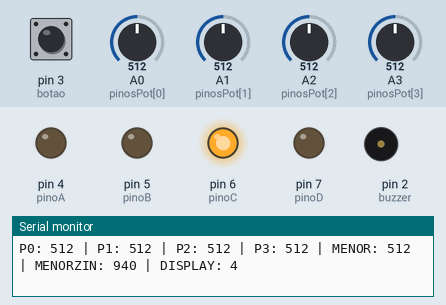
Simulated run of this sketch. Board: Arduino Uno, built with avr-gcc and run on an emulated ATmega328P. Shown: output pins drawn as LEDs (lit = HIGH), buzzer (waves = sounding), the last lines printed to the serial monitor. The test bench sets the inputs (shaded band); at power-on: pin 3 (botao) HIGH, A0 (pinosPot[0]) = 512, A1 (pinosPot[1]) = 512, A2 (pinosPot[2]) = 512, A3 (pinosPot[3]) = 512.

Above: at 1.6 s.
1.7 s: pin 3 (botao) pulled LOW for 1.05 s
At 2.6 s:
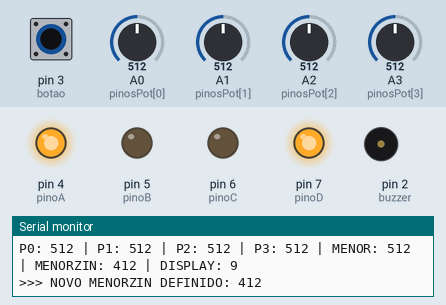
4.2 s: A0 (pinosPot[0]) set to 306
At 4.8 s:
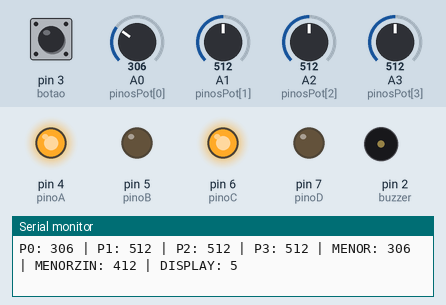
7.7 s: A1 (pinosPot[1]) set to 267
11.2 s: A1 (pinosPot[1]) set to 244
At 11.44 s:
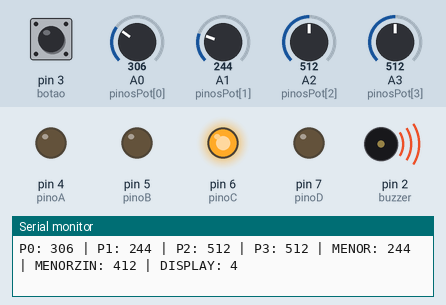
14.7 s: A2 (pinosPot[2]) set to 224
18.2 s: A2 (pinosPot[2]) set to 194
At 18.53 s:
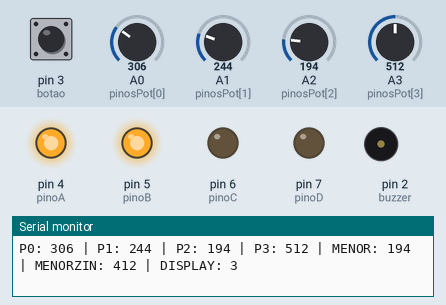
Timing chart, 0 to 22.7 s (numbered marks = the images above; inputs shaded):
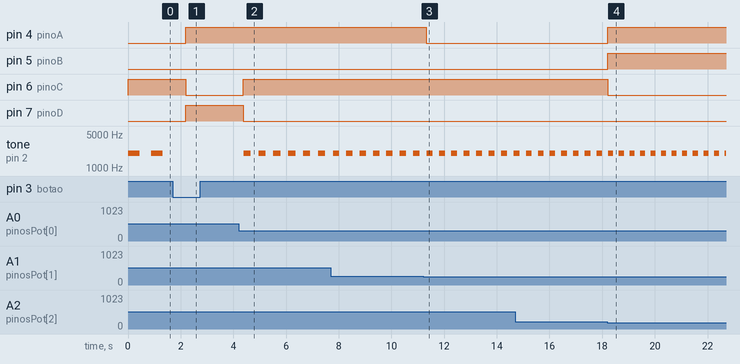

The sketch:

codigoarduino.ino
```cpp
// -----------------------------------------
// PINOS DO CD4511 (Entradas BCD)
// -----------------------------------------
const int pinoA = 4;
const int pinoB = 5;
const int pinoC = 6;
const int pinoD = 7;

// -----------------------------------------
// PINO DO BUZZER
// -----------------------------------------
const int buzzer = 2;

// -----------------------------------------
// BOTÃO (na casa 3)
// -----------------------------------------
const int botao = 3;

// Variável que será atualizada pelo botão
int MENORZIN = 940;

// -----------------------------------------
// PINOS DOS POTENCIOMETROS
// -----------------------------------------
const int pinosPot[] = {A0, A1, A2, A3};
const int totalPot = 4;

void setup() {
  pinMode(pinoA, OUTPUT);
  pinMode(pinoB, OUTPUT);
  pinMode(pinoC, OUTPUT);
  pinMode(pinoD, OUTPUT);

  pinMode(buzzer, OUTPUT);

  pinMode(botao, INPUT_PULLUP);  // botão com pull-up interno

  Serial.begin(9600);
}

// -----------------------------------------
// FUNÇÃO PARA ENVIAR NÚMERO AO CD4511
// -----------------------------------------
void escreveNoDisplay(int numero) {
  numero = constrain(numero, 0, 9);

  digitalWrite(pinoA, numero & 0x01);
  digitalWrite(pinoB, numero & 0x02);
  digitalWrite(pinoC, numero & 0x04);
  digitalWrite(pinoD, numero & 0x08);
}

void loop() {
  int menorValor = 1023;
  int valores[4];

  // Lê todos os potenciômetros e detecta o menor
  for (int i = 0; i < totalPot; i++) {
    valores[i] = analogRead(pinosPot[i]);
    if (valores[i] < menorValor) {
      menorValor = valores[i];
    }
  }

  // -----------------------------------------
  // SE O BOTÃO FOR APERTADO → atualiza MENORZIN
  // -----------------------------------------
  if (digitalRead(botao) == LOW) {
    delay(50); // debounce simples
    if (digitalRead(botao) == LOW) { // confirma pressionamento
      MENORZIN = menorValor - 100; // salva novo limite
      Serial.print(">>> NOVO MENORZIN DEFINIDO: ");
      Serial.println(MENORZIN);
      delay(400); // evita múltiplas gravações
    }
  }

  // -----------------------------------------
  // REGRA DE TOLERÂNCIA PARA O NÚMERO 9
  // -----------------------------------------
  int numeroDisplay;

  if (menorValor >= MENORZIN) {
    numeroDisplay = 9;     // trava em 9
  } else {
    numeroDisplay = map(menorValor, 0, MENORZIN - 1, 0, 8);
  }

  escreveNoDisplay(numeroDisplay);

  // -----------------------------------------
  // MONITOR SERIAL
  // -----------------------------------------
  Serial.print("P0: "); Serial.print(valores[0]);
  Serial.print(" | P1: "); Serial.print(valores[1]);
  Serial.print(" | P2: "); Serial.print(valores[2]);
  Serial.print(" | P3: "); Serial.print(valores[3]);
  Serial.print(" | MENOR: "); Serial.print(menorValor);
  Serial.print(" | MENORZIN: "); Serial.print(MENORZIN);
  Serial.print(" | DISPLAY: "); Serial.println(numeroDisplay);

  // -----------------------------------------
  // BUZZER → som sempre agudo (2000 Hz)
  // -----------------------------------------
  int intervalo = map(menorValor, 0, 1023, 50, 800);

  if (numeroDisplay < 9) {
    tone(buzzer, 2000);
    delay(intervalo);
    noTone(buzzer);
    delay(intervalo);
  } else {
    noTone(buzzer);
    delay(200);
  }
}
```

Measured:
- the behaviour switches between 257 and 256 on A1 (pinosPot[1]) (found by bisection; images 2 and 3)
- the behaviour switches between 206 and 205 on A2 (pinosPot[2]) (found by bisection; images 3 and 4)
- after the input at 1.7 s, pin 4 (pinoA), pin 7 (pinoD): LOW → HIGH after 0.49 s; pin 6 (pinoC): HIGH → LOW after 0.49 s; tone on pin 2 (buzzer): stops changing and stays silent
- after the input at 4.2 s, pin 6 (pinoC): LOW → HIGH after 0.17 s; pin 7 (pinoD): HIGH → LOW after 0.17 s; tone on pin 2 (buzzer): alternates 2000 Hz for 0.27 s and silent for 0.29 s, starting after 0.19 s
- after the input at 11.2 s, pin 4 (pinoA): HIGH → LOW after 0.12 s
- after the input at 18.2 s, pin 4 (pinoA), pin 5 (pinoB): LOW → HIGH at once; pin 6 (pinoC): HIGH → LOW at once
- by itself, tone on pin 2 (buzzer): alternates 2000 Hz for 0.43 s and silent for 0.44 s
